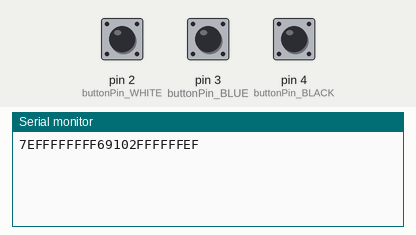
This sketch was run on a simulated Arduino Uno, built with avr-gcc and run on an emulated ATmega328P. Parts: the last lines printed to the serial monitor. The inputs (shaded band) are chosen by the test bench; at power-on: pin 2 (buttonPin_WHITE) LOW, pin 3 (buttonPin_BLUE) LOW, pin 4 (buttonPin_BLACK) LOW.

Above: at 1.9 s.
2.0 s: pin 2 (buttonPin_WHITE) pulled HIGH for 0.15 s
At 3.2 s:
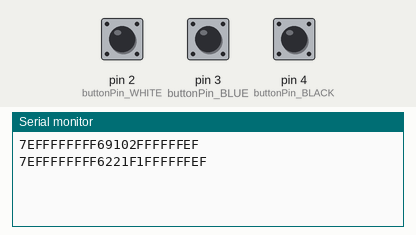
3.6 s: pin 3 (buttonPin_BLUE) pulled HIGH for 0.15 s
At 4.5 s:
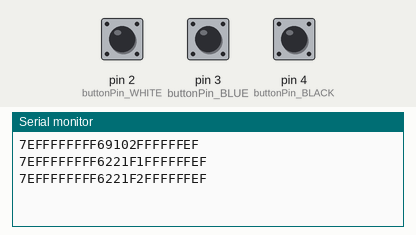
5.2 s: pin 4 (buttonPin_BLACK) pulled HIGH for 0.15 s
At 5.7 s:
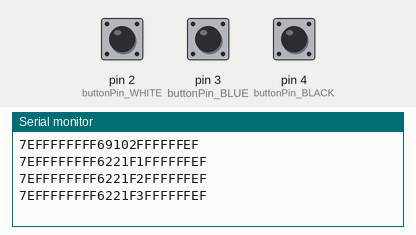

Measured:
- after the input at 2.0 s, the serial monitor: prints a new line at once (image 1)
- after the input at 3.6 s, the serial monitor: prints a new line at once (image 2)
- after the input at 5.2 s, the serial monitor: prints a new line at once (image 3)

The sketch:

MP3Player_v2.ino
```cpp
//code rearranged by Javier Muñoz 10/11/2016 ask me at javimusama@hotmail.com
#include <SoftwareSerial.h>

#define ARDUINO_TX 5//should connect to TX of the Serial MP3 Player module
#define ARDUINO_RX 6//connect to RX of the module
SoftwareSerial mySerial(ARDUINO_TX, ARDUINO_RX);//init the serial protocol, tell to myserial wich pins are TX and RX

////////////////////////////////////////////////////////////////////////////////////
//all the commands needed in the datasheet(http://geekmatic.in.ua/pdf/Catalex_MP3_board.pdf)
static int8_t Send_buf[8] = {0} ;//The MP3 player undestands orders in a 8 int string
//0X7E FF 06 command 00 00 00 EF;(if command =01 next song order)
#define NEXT_SONG 0X01
#define PREV_SONG 0X02

#define CMD_PLAY_W_INDEX 0X03 //DATA IS REQUIRED (number of song)

#define VOLUME_UP_ONE 0X04
#define VOLUME_DOWN_ONE 0X05
#define CMD_SET_VOLUME 0X06//DATA IS REQUIRED (number of volume from 0 up to 30(0x1E))
#define SET_DAC 0X17
#define CMD_PLAY_WITHVOLUME 0X22 //data is needed  0x7E 06 22 00 xx yy EF;(xx volume)(yy number of song)

#define CMD_SEL_DEV 0X09 //SELECT STORAGE DEVICE, DATA IS REQUIRED
#define DEV_TF 0X02 //HELLO,IM THE DATA REQUIRED

#define SLEEP_MODE_START 0X0A
#define SLEEP_MODE_WAKEUP 0X0B

#define CMD_RESET 0X0C//CHIP RESET
#define CMD_PLAY 0X0D //RESUME PLAYBACK
#define CMD_PAUSE 0X0E //PLAYBACK IS PAUSED

#define CMD_PLAY_WITHFOLDER 0X0F//DATA IS NEEDED, 0x7E 06 0F 00 01 02 EF;(play the song with the directory \01\002xxxxxx.mp3

#define STOP_PLAY 0X16

#define PLAY_FOLDER 0X17// data is needed 0x7E 06 17 00 01 XX EF;(play the 01 folder)(value xx we dont care)

#define SET_CYCLEPLAY 0X19//data is needed 00 start; 01 close

#define SET_DAC 0X17//data is needed 00 start DAC OUTPUT;01 DAC no output
////////////////////////////////////////////////////////////////////////////////////

#define buttonPin_WHITE   2
int buttonState_WHITE = 0;        // variable for reading the pushbutton status
#define buttonPin_BLUE   3
int buttonState_BLUE = 0;        // variable for reading the pushbutton status
#define buttonPin_BLACK   4
int buttonState_BLACK = 0;        // variable for reading the pushbutton status


void setup()
{
  pinMode(buttonPin_WHITE, INPUT);    // initialize the pushbutton pin as an input:
  pinMode(buttonPin_BLUE, INPUT);    // initialize the pushbutton pin as an input:
  pinMode(buttonPin_BLACK, INPUT);    // initialize the pushbutton pin as an input:

  Serial.begin(9600);//Start our Serial coms for serial monitor in our pc
  mySerial.begin(9600);//Start our Serial coms for THE MP3
  delay(500);//Wait chip initialization is complete
  sendCommand(CMD_SEL_DEV, DEV_TF);//select the TF card
  delay(200);//wait for 200ms

}
void loop()
{

  buttonState_WHITE = digitalRead(buttonPin_WHITE);
  buttonState_BLUE = digitalRead(buttonPin_BLUE);
  buttonState_BLACK = digitalRead(buttonPin_BLACK);

  if (buttonState_WHITE == HIGH) {
    sendCommand(CMD_PLAY_WITHVOLUME, 0X0F01);//play the first song with volume 15 class
    delay(1000);
  }
  else if (buttonState_BLUE == HIGH) {
    sendCommand(CMD_PLAY_WITHVOLUME, 0X0F02);//play the first song with volume 15 class
    delay(1000);
  }
  else if (buttonState_BLACK == HIGH) {
    sendCommand(CMD_PLAY_WITHVOLUME, 0X0F03);//play the first song with volume 15 class
    delay(1000);
  }
}

void sendCommand(int8_t command, int16_t dat)
{
  delay(20);
  Send_buf[0] = 0x7e; //starting byte
  Send_buf[1] = 0xff; //version
  Send_buf[2] = 0x06; //the number of bytes of the command without starting byte and ending byte
  Send_buf[3] = command; //
  Send_buf[4] = 0x01;//0x00 = no feedback, 0x01 = feedback
  Send_buf[5] = (int8_t)(dat >> 8);//datah
  Send_buf[6] = (int8_t)(dat); //datal
  Send_buf[7] = 0xef; //ending byte
  for (uint8_t i = 0; i < 8; i++) //
  {
    mySerial.write(Send_buf[i]) ;//send bit to serial mp3
    Serial.print(Send_buf[i], HEX); //send bit to serial monitor in pc
  }
  Serial.println();
}
```
